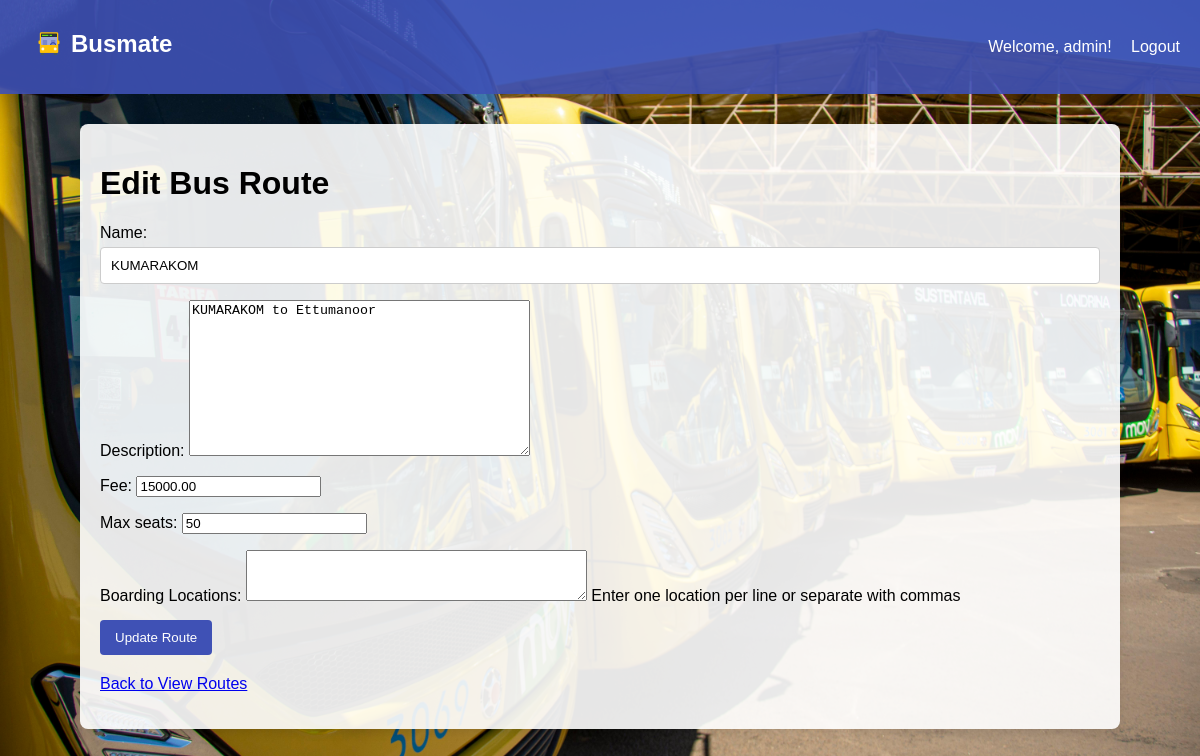
The app's page /buspass/admin/routes/edit/5/ (signed in) with its own data.
### BusPass/models.py (models this page shows, shortened)
class BusRoute(models.Model):
    name = models.CharField(max_length=100, unique=True)
    description = models.TextField(blank=True)
    fee = models.DecimalField(max_digits=8, decimal_places=2)
    max_seats = models.IntegerField(default=50) # Maximum capacity

### BusPass/views.py (the view)
# urls.py: path('admin/routes/edit/<int:route_id>/', views.admin_edit_route, name='admin_edit_route'),
@login_required
@user_passes_test(is_admin, login_url='/accounts/login/')
def admin_edit_route(request, route_id):
    route = get_object_or_404(BusRoute, id=route_id)
    if request.method == 'POST':
        form = BusRouteForm(request.POST, instance=route)
        if form.is_valid():
            form.save()
            return redirect('admin_view_routes')
    else:
        form = BusRouteForm(instance=route)
    return render(request, 'BusPass/admin_edit_route.html', {'form': form, 'route': route})

### BusPass/forms.py
class BusRouteForm(forms.ModelForm):
    boarding_locations = forms.CharField(
        required=False,
        label='Boarding Locations',
        help_text='Enter one location per line or separate with commas',
        widget=forms.Textarea(attrs={'rows': 3})
    )
    class Meta:
        model = BusRoute
        fields = ['name', 'description', 'fee', 'max_seats']

### BusPass/views.py (called while the page is built)
def is_admin(user):
    try:
        return user.is_authenticated and user.userprofile.is_admin
    except UserProfile.DoesNotExist:
        return False

### BusPass/templates/BusPass/admin_edit_route.html (shortened to what this page needs)
{% extends "base.html" %}
{% load static %}
{% block content %}
    <h1>Edit Bus Route</h1>
    <form method="post">
        {{ form.as_p }}
        <button type="submit">Update Route</button>
    </form>
    <p style="margin-top: 20px;"><a href="{% url 'admin_view_routes' %}">Back to View Routes</a></p>
{% endblock %}

### BusPass/templates/base.html (shortened to what this page needs)
<!DOCTYPE html>
{% load static %}
<html lang="en">
<head>
</head>
<body>
    <div class="navbar">
        <h2>
            <a href="{% url 'initial_page' %}" style="display:inline-flex; align-items:center; gap:8px;">
                <img src="{% static 'BusPass/images/logo.png' %}" alt="Busmate" style="width:28px; height:28px; object-fit:contain;"/>
                Busmate
            </a>
        </h2>
        <div>
            {% if user.is_authenticated %}
                <span>Welcome, {{ user.username }}!</span>
                <a href="{% url 'logout' %}">Logout</a>
            {% else %}
                <a href="{% url 'login' %}">Login</a>
                <a href="{% url 'register' %}">Register</a>
                {% endif %}
        </div>
    </div>
    <div class="container">
        {% block content %}
        {% endblock %}
    </div>
</body>
</html>

### BusPass/templates/base.html (style rules this page uses)
body { font-family: sans-serif; margin: 0; padding: 0; background-color: #f4f4f9; }
.navbar { background-color: #3f51b5; padding: 10px 20px; color: white; display: flex; justify-content: space-between; align-items: center; }
.navbar a { color: white; text-decoration: none; margin-left: 15px; }
.container { max-width: 1000px; margin: 30px auto; padding: 20px; background-color: white; border-radius: 8px; box-shadow: 0 4px 8px rgba(0,0,0,0.1); }
form p { margin-bottom: 15px; }
form input[type="text"], form input[type="password"], form input[type="email"], form select { width: 100%; padding: 10px; margin-top: 5px; border: 1px solid #ccc; border-radius: 4px; box-sizing: border-box; }
form button { background-color: #3f51b5; color: white; padding: 10px 15px; border: none; border-radius: 4px; cursor: pointer; }

### records on screen
BusRoute: name "KUMARAKOM", description "KUMARAKOM to Ettumanoor", fee "15000.00", max_seats "50"

### other values on screen
{{ user.username }} "admin"
